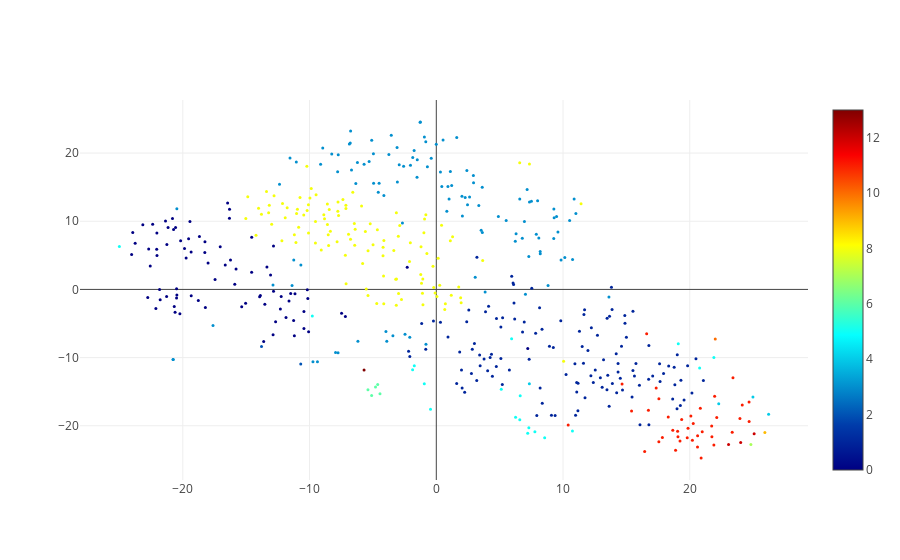

Notebook code for this chart:
### Code cell
scatterplot(do_tsne(pca_coshares, perplexity=25), labels, clusters);

### Figure 1 — Plotly figure (JSON) as saved in the notebook; plotly's stock layout.template omitted (floating-point values rounded to 4 significant figures; data arrays with more than 128 entries replaced by an {"elided": "..."} marker saying what was removed)
{"data": [{"hoverinfo": "text", "marker": {"color": {"elided": "500 int values"}, "colorscale": "Jet", "showscale": true, "size": 3}, "mode": "markers", "text": {"elided": "500 str values"}, "type": "scatter", "uid": "e7166eab-becc-403d-a139-606ce71ee940", "x": {"elided": "500 float values"}, "y": {"elided": "500 float values"}}], "layout": {}}
